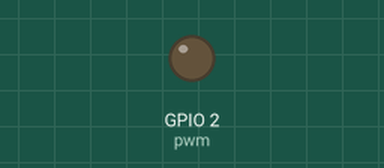
This program was run on a simulated ESP32 board running MicroPython. Parts: output pins drawn as LEDs (lit = HIGH).

Above: at 0.15 s.
Timing chart, 0 to 1.6 s (numbered marks = the images above):
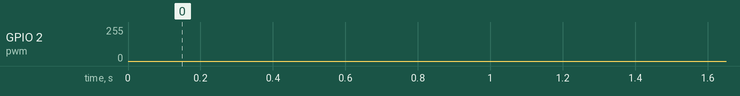

The program:

pwm.py
```python
import machine, time
from machine import Pin, PWM

#Pin de salida PWM
pwm = PWM(Pin(2, Pin.OUT))

#Configuracion de frecuencia PWM
pwm.init(freq=60)

#Main
while True:
    #Aumentar
    for i in range(0, 1024):
        pwm.duty(i) #Cambio del Duty (Ciclo de Trabajo)
        time.sleep_ms(1) #Delay 1ms

    #Decrecer
    for i in range(1023, 0, -1):
        pwm.duty(i) #Cambio del Duty (Ciclo de Trabajo)
        time.sleep_ms(1) #Delay 1ms
```
